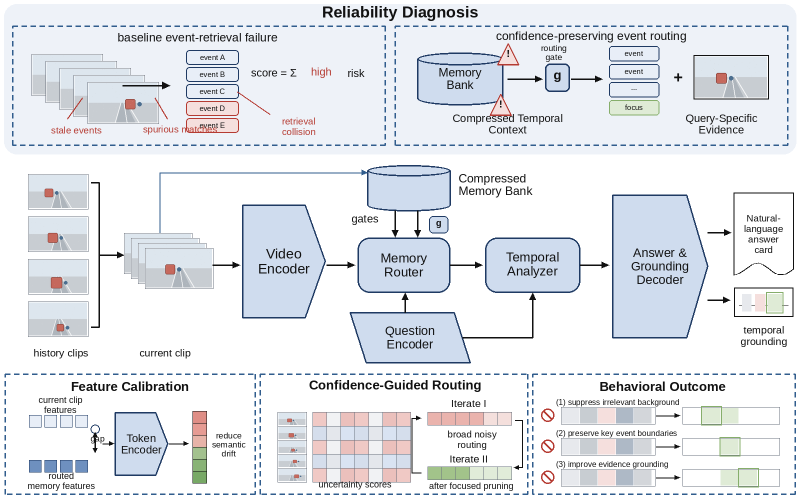
#> input picture assets/gold/synthetic_event_routing_reference.png, 1600 x 1000 px (shown at 1/2 size)
$ python prepare_reference.py ../assets/gold/synthetic_event_routing_reference.png --output-dir out
#> lines starting #> are read from the running program, lines starting #| are printed output that depends on the picture; after the words box and inside, x2 and y2 are one past the last pixel; in counts of white or black regions, pixels touching at a corner belong together
#!/usr/bin/env python3
"""Prepare a reference image for pixel-accurate Visio reconstruction.

Outputs:
- reference.png: normalized RGB copy
- reference_grid.png: coordinate grid overlay in source pixels
- reference_edges.png: high-contrast edge guide
- reference_info.json: dimensions, aspect ratio, recommended page size and PPI

The script does not use OCR. It is intended for geometric measurement and QA.
"""
from __future__ import annotations

import argparse
import json
import math
import sys
from pathlib import Path

import numpy as np
from PIL import Image, ImageDraw, ImageFont, ImageOps


def _nice_step(length: int, target_lines: int = 10) -> int:
    raw = max(1.0, length / max(1, target_lines))
    magnitude = 10 ** math.floor(math.log10(raw))
    normalized = raw / magnitude
    if normalized <= 1:
        nice = 1
    elif normalized <= 2:
        nice = 2
    elif normalized <= 5:
        nice = 5
    else:
        nice = 10
    return max(1, int(nice * magnitude))


def _edges(image: Image.Image) -> Image.Image:
    gray = np.asarray(ImageOps.grayscale(image), dtype=np.float32)
    gx = np.zeros_like(gray)
    gy = np.zeros_like(gray)
    gx[:, 1:-1] = (gray[:, 2:] - gray[:, :-2]) / 2.0
    gy[1:-1, :] = (gray[2:, :] - gray[:-2, :]) / 2.0
    magnitude = np.sqrt(gx * gx + gy * gy)
    threshold = max(10.0, float(np.percentile(magnitude, 82)))
    edge = np.where(magnitude >= threshold, 0, 255).astype(np.uint8)
    return Image.fromarray(edge, mode="L").convert("RGB")


def prepare(source: Path, output_dir: Path, ppi: float, grid_step: int | None) -> dict:
    if not source.is_file():
        raise FileNotFoundError(f"Reference image not found: {source}")
    if ppi <= 0:
        raise ValueError("PPI must be positive")

    output_dir.mkdir(parents=True, exist_ok=True)
    with Image.open(source) as opened:
        image = opened.convert("RGB")
    width, height = image.size

    normalized_path = output_dir / "reference.png"
    image.save(normalized_path, optimize=True)

    step = int(grid_step or min(_nice_step(width), _nice_step(height)))
    step = max(25, step)
    grid = image.copy()
    draw = ImageDraw.Draw(grid, "RGBA")
    label_font = ImageFont.load_default()
    major_every = 5

    for index, x in enumerate(range(0, width + 1, step)):
        major = index % major_every == 0
        alpha = 155 if major else 80
        line_width = 2 if major else 1
        draw.line([(x, 0), (x, height)], fill=(0, 90, 200, alpha), width=line_width)
        if x < width:
            label = str(x)
            draw.rectangle((x + 2, 2, x + 5 + 7 * len(label), 17), fill=(255, 255, 255, 190))
            draw.text((x + 4, 4), label, fill=(0, 55, 130, 255), font=label_font)

    for index, y in enumerate(range(0, height + 1, step)):
        major = index % major_every == 0
        alpha = 155 if major else 80
        line_width = 2 if major else 1
        draw.line([(0, y), (width, y)], fill=(210, 30, 30, alpha), width=line_width)
        if y < height:
            label = str(y)
            draw.rectangle((2, y + 2, 5 + 7 * len(label), y + 17), fill=(255, 255, 255, 190))
            draw.text((4, y + 4), label, fill=(150, 0, 0, 255), font=label_font)

    grid_path = output_dir / "reference_grid.png"
    grid.save(grid_path, optimize=True)

    edge_path = output_dir / "reference_edges.png"
    _edges(image).save(edge_path, optimize=True)

    info = {
        "source": str(source),
        "normalized_reference": str(normalized_path),
        "width_px": width,
        "height_px": height,
        "aspect_ratio": round(width / height, 8),
        "recommended_ppi": ppi,
        "visio_page_width_in": round(width / ppi, 8),
        "visio_page_height_in": round(height / ppi, 8),
        "grid_step_px": step,
        "coordinate_system": "top-left origin; x right; y down",
        "visio_transform": {
            "PinX": "(x + w/2) / PPI",
            "PinY": "(height_px - y - h/2) / PPI",
            "Width": "w / PPI",
            "Height": "h / PPI"
        },
        "artifacts": {
            "grid": str(grid_path),
            "edges": str(edge_path)
        }
    }
    info_path = output_dir / "reference_info.json"
    info_path.write_text(json.dumps(info, ensure_ascii=False, indent=2), encoding="utf-8")
    return {**info, "info": str(info_path)}


def main() -> int:
    parser = argparse.ArgumentParser(description=__doc__)
    parser.add_argument("reference", type=Path)
    parser.add_argument("--output-dir", required=True, type=Path)
    parser.add_argument("--ppi", type=float, default=100.0)
    parser.add_argument("--grid-step", type=int, default=None)
    args = parser.parse_args()
    try:
        report = prepare(
            args.reference.expanduser().resolve(),
            args.output_dir.expanduser().resolve(),
            args.ppi,
            args.grid_step,
        )
#> in prepare, opened is the input picture: PIL image 1600x1000 RGB; mean R, G, B 228.7, 231.5, 236.1
#> in prepare, `grid.save(grid_path, optimize=True)`:
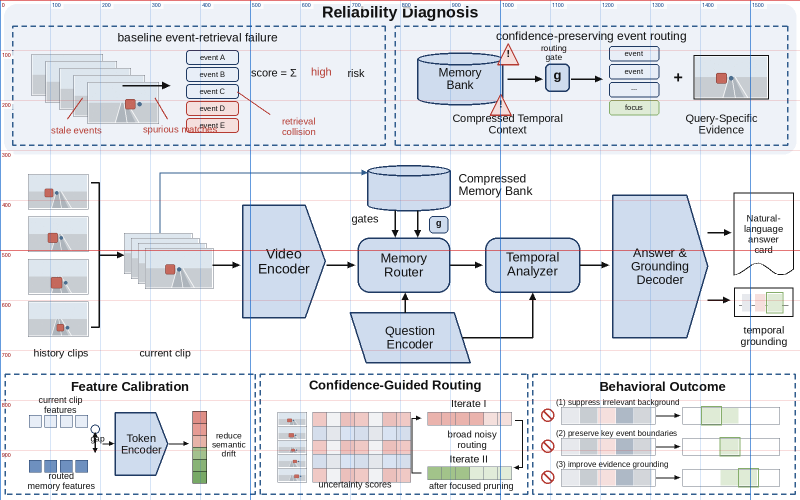
#> saved as reference_grid.png: PIL image 1600x1000 RGB (shown at 1/2 size); mean R, G, B 227.2, 229.6, 234.7
#> in _edges, `gray = np.asarray(ImageOps.grayscale(image), dtype=np.float32)`:
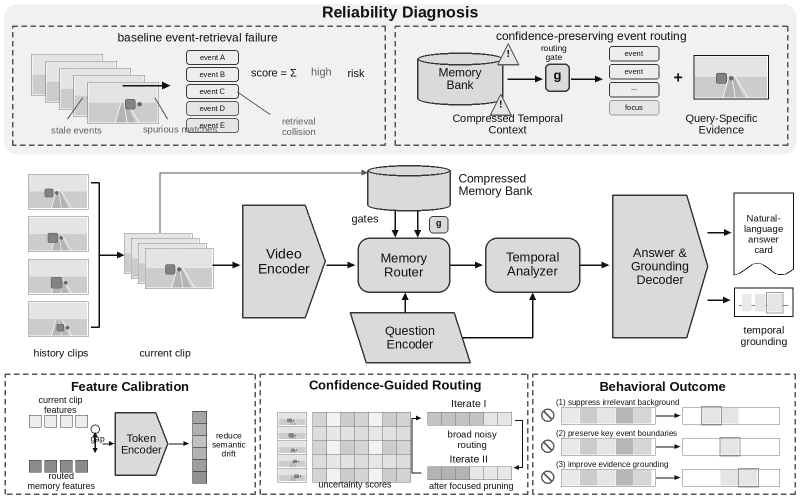
#> gray: shape (1000, 1600) float32 (shown at 1/2 size); min 17, max 255, mean 231
#> in _edges, `gx[:, 1:-1] = (gray[:, 2:] - gray[:, :-2]) / 2.0`:
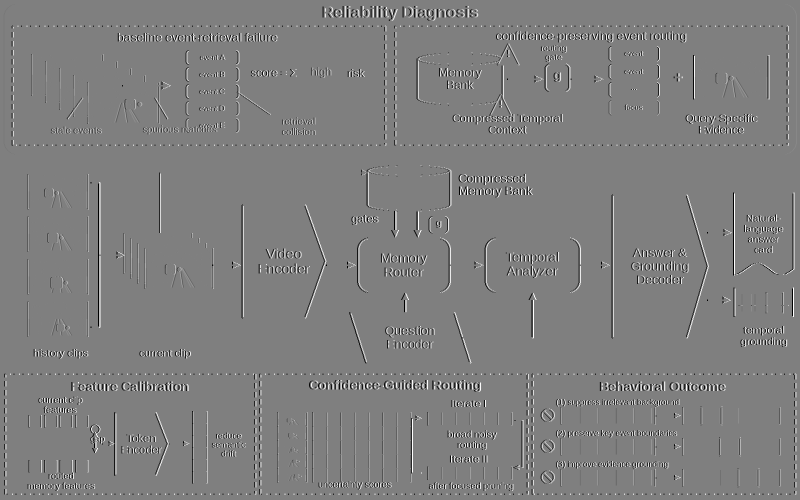
#> gx: shape (1000, 1600) float32 (shown at 1/2 size); min -119, max 119, mean 0; drawn with min black and max white
#> in _edges, `gy[1:-1, :] = (gray[2:, :] - gray[:-2, :]) / 2.0`:
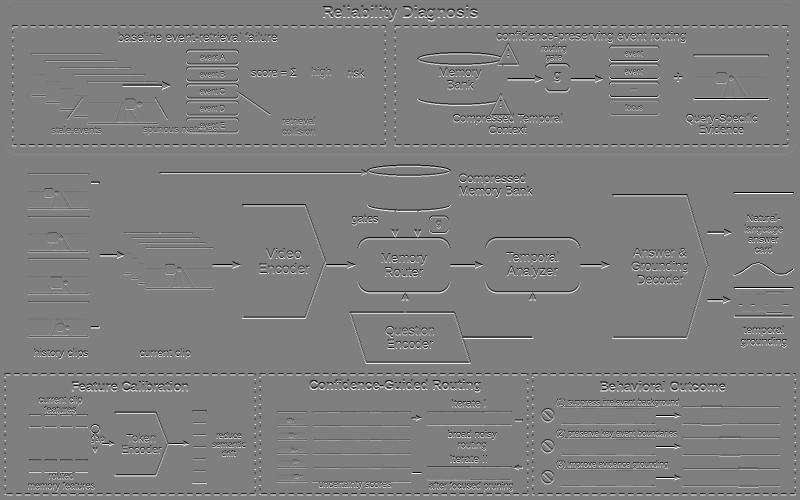
#> gy: shape (1000, 1600) float32 (shown at 1/2 size); min -119, max 119, mean 0; drawn with min black and max white
#> in _edges, `magnitude = np.sqrt(gx * gx + gy * gy)`:
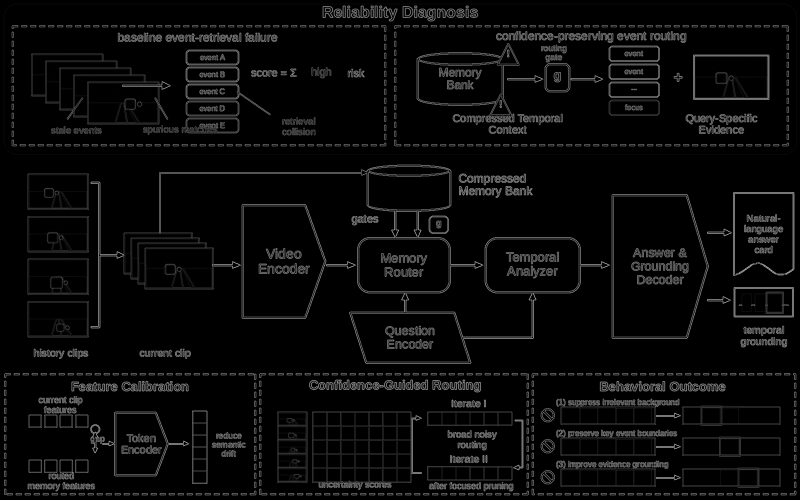
#> magnitude: shape (1000, 1600) float32 (shown at 1/2 size); min 0, max 168.3, mean 10.1
#> in _edges, `threshold = max(10.0, float(np.percentile(magnitude, 82)))`: threshold = 10
#> in _edges, `edge = np.where(magnitude >= threshold, 0, 255).astype(np.uint8)`:
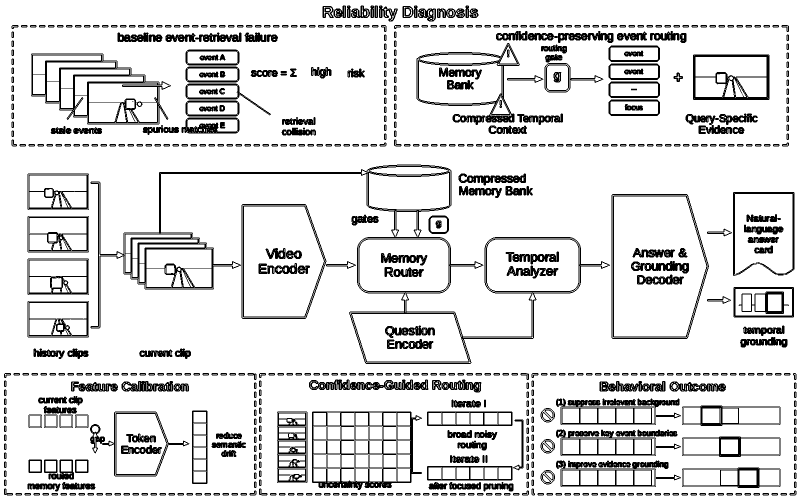
#> edge: shape (1000, 1600) (shown at 1/2 size); 87.3% white; 663 black regions (3 under 20 px), largest, box (x1, y1, x2, y2) and area: (181, 329, 1220, 728) 20172, (62, 107, 342, 249) 7093, (624, 823, 844, 980) 6556
    except Exception as error:
        print(json.dumps({"ok": False, "error": str(error)}, ensure_ascii=False), file=sys.stderr)
        return 2
    print(json.dumps({"ok": True, **report}, ensure_ascii=False, indent=2))
#> (printed output is left out)
    return 0


if __name__ == "__main__":
    raise SystemExit(main())
#> (the program exits here)

$ run again, on assets/marketing/failure-diagnosis-editable-vsdx.png
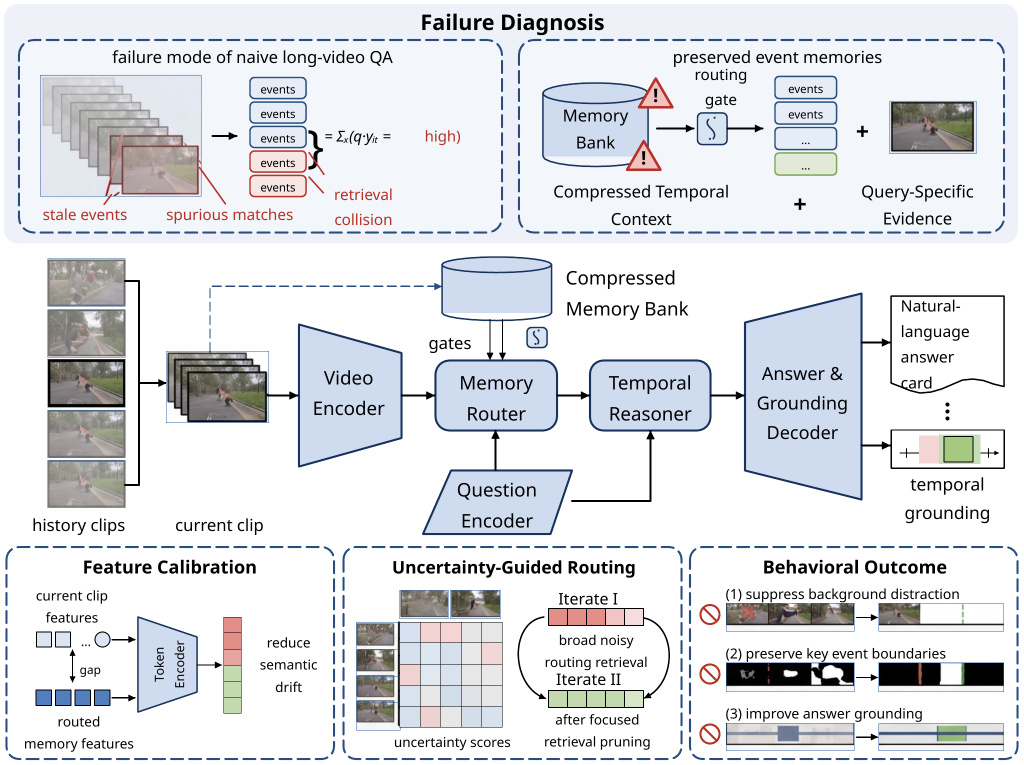
#> input picture assets/marketing/failure-diagnosis-editable-vsdx.png, 2048 x 1530 px (shown at 1/2 size)
#> in prepare, opened is the input picture: PIL image 2048x1530 RGB; mean R, G, B 222.4, 224.4, 228.3
#> in _edges, `magnitude = np.sqrt(gx * gx + gy * gy)`:
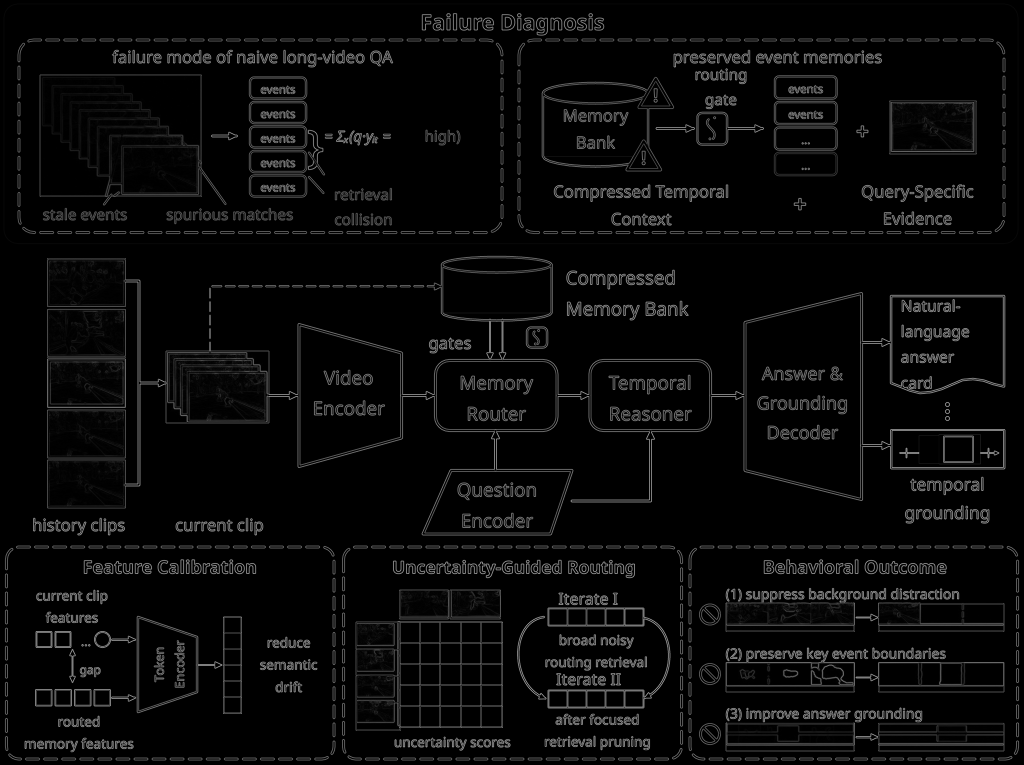
#> magnitude: shape (1530, 2048) float32 (shown at 1/2 size); min 0, max 180.3, mean 9.5
#> threshold = 10
#> in _edges, `edge = np.where(magnitude >= threshold, 0, 255).astype(np.uint8)`:
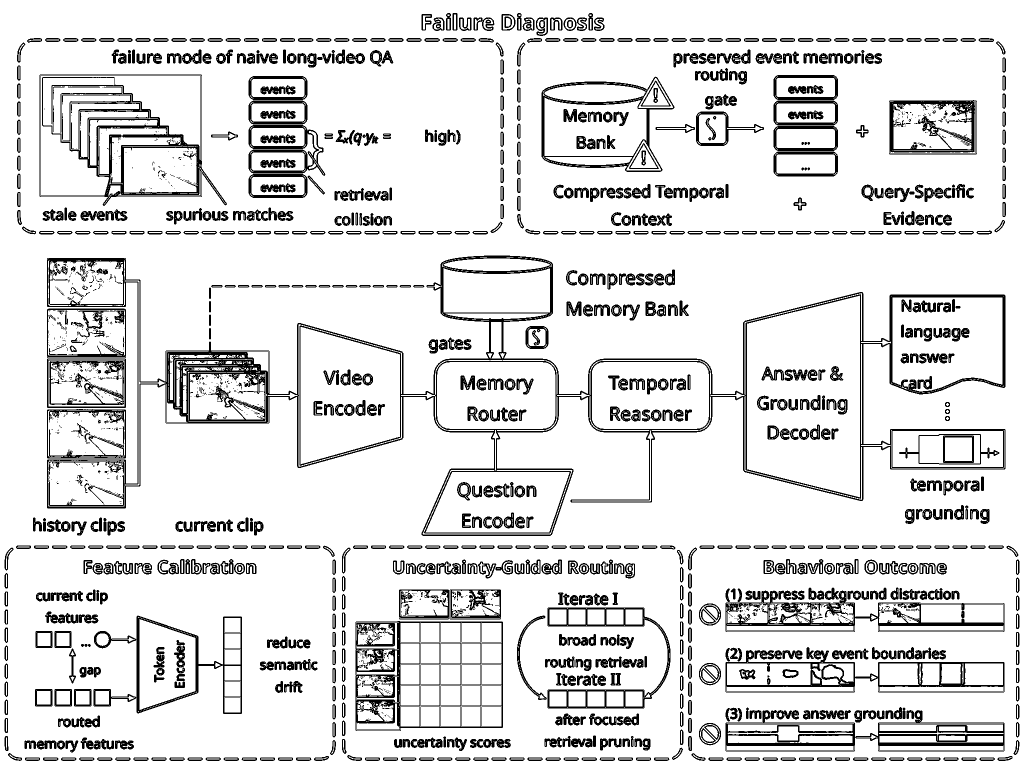
#> edge: shape (1530, 2048) (shown at 1/2 size); 87.4% white; 1628 black regions (606 under 20 px), largest, box (x1, y1, x2, y2) and area: (94, 511, 2011, 1072) 58625, (79, 149, 454, 412) 14547, (711, 1242, 1006, 1462) 11837
#> (printed output is left out)
